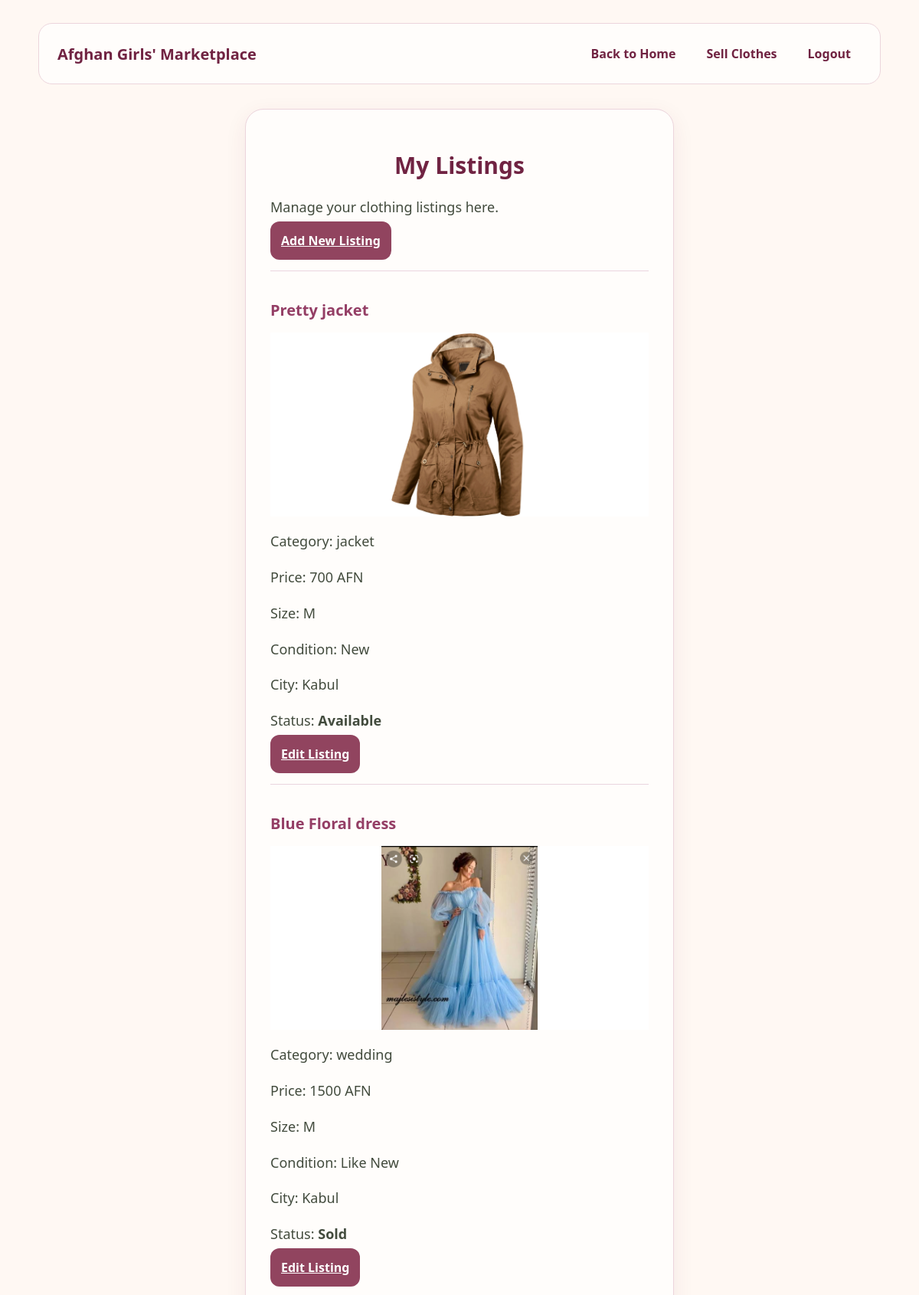
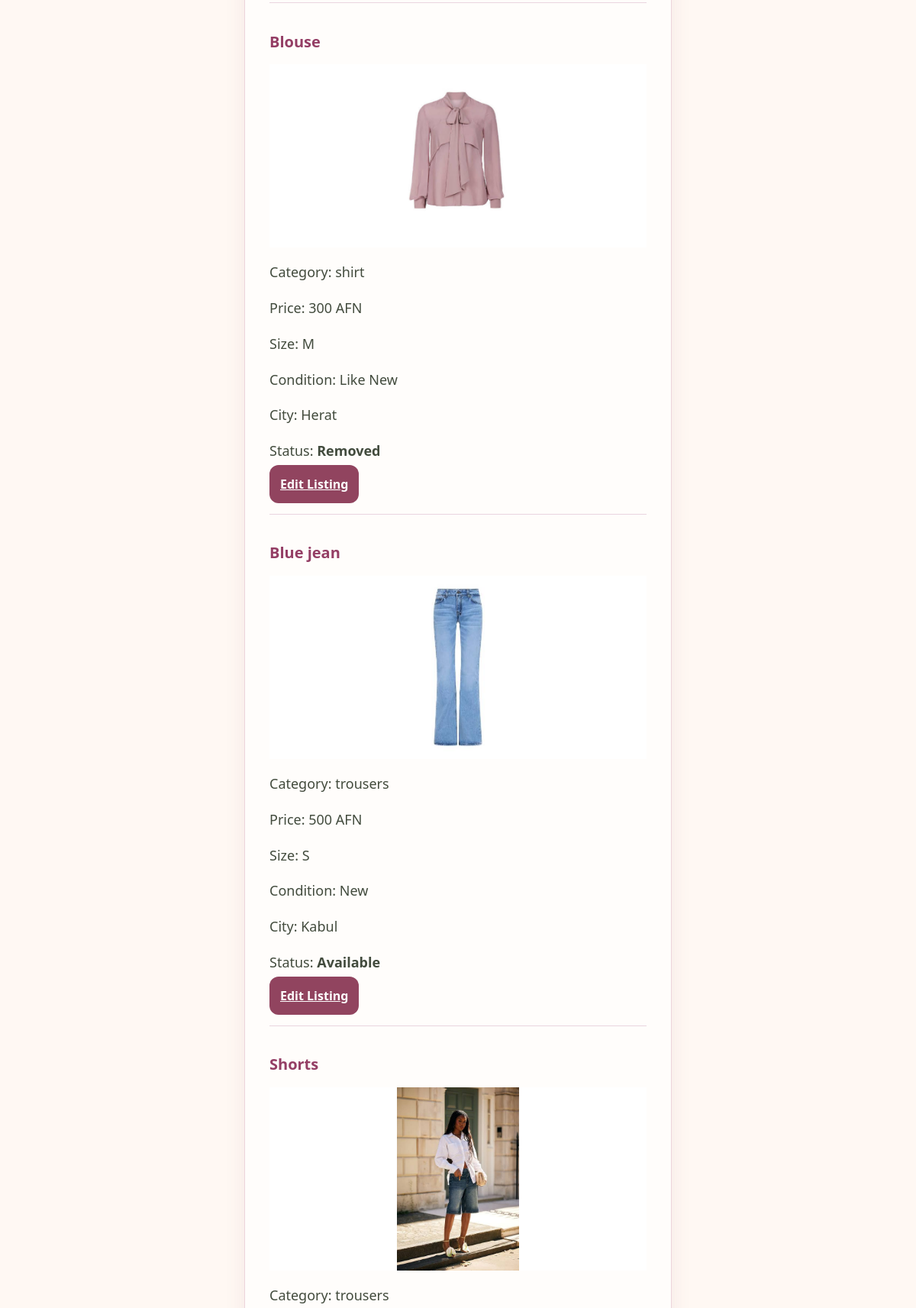
The app's page /dashboard (signed in, upper part) with its own data (2 pictures, top to bottom).
### tables this page shows
CREATE TABLE listings (
            id INTEGER PRIMARY KEY AUTOINCREMENT,
            user_id INTEGER NOT NULL,
            title TEXT NOT NULL,
            category TEXT NOT NULL,
            price INTEGER NOT NULL,
            size TEXT NOT NULL,
            condition TEXT NOT NULL,
            city TEXT NOT NULL,
            description TEXT NOT NULL,
            photo TEXT, status TEXT NOT NULL DEFAULT 'available',
            FOREIGN KEY (user_id) REFERENCES users(id)
        );

### backend/app.py (the view)
@app.route("/dashboard")
def dashboard():
    if "user_id" not in session:
        return redirect("/login")
    connection = sqlite3.connect(
        os.path.join(os.path.dirname(__file__), "database.db")
    )
    connection.row_factory = sqlite3.Row
    listings = connection.execute("""
        SELECT * FROM listings
        WHERE user_id = ?
        ORDER BY id DESC
    """, (session["user_id"],)).fetchall()
    connection.close()
    return render_template(
        "dashboard.html",
        listings=listings
    )

### frontend/templates/dashboard.html (shortened to what this page needs)
<!DOCTYPE html>
<html lang="en">
<head>
    <link rel="stylesheet" href="../static/css/style.css">
</head>
<body>
    <nav class="navbar" aria-label="Main navigation">
    <a class="brand" href="/">Afghan Girls' Marketplace</a>
    <div class="nav-links">
        <a href="/">Back to Home</a>
        <a href="/sell">Sell Clothes</a>
        <a href="/logout">Logout</a>
    </div>
    </nav>
    <main class="account-page">
        <h1>My Listings</h1>
        <p>Manage your clothing listings here.</p>
        <a href="/sell" class="account-button">Add New Listing</a>
        {% if listings %}
            {% for listing in listings %}
                <section class="listing-status">
                    <h2>{{ listing["title"] }}</h2>
                    {% if listing["photo"] %}
                    <div class="product-image">
                        <img
                            src="/uploads/{{ listing['photo'] }}"
                            alt="{{ listing['title'] }}"
                        >
                    </div>
                    {% endif %}
                    <p>Category: {{ listing["category"] }}</p>
                    <p>Price: {{ listing["price"] }} AFN</p>
                    <p>Size: {{ listing["size"] }}</p>
                    <p>Condition: {{ listing["condition"] }}</p>
                    <p>City: {{ listing["city"] }}</p>
                    <p>
                        Status:
                        <strong>
                            {{ listing["status"]|capitalize }}
                        </strong>
                    </p>
                    <a href="/edit_listing?id={{ listing['id'] }}" class="account-button">
                        Edit Listing
                    </a>
                </section>
            {% endfor %}
        {% else %}
            <p>You have not posted any listings yet.</p>
        {% endif %}
    </main>
</body>
</html>

### frontend/static/css/style.css (style rules this page uses)
body { font-family: Arial, sans-serif; background-color: #f5f5f5; color: #333333; padding: 30px; }
h1 { color: #256858; }
p { font-size: 18px; line-height: 1.6; }
main { margin-top: 30px; }
* { box-sizing: border-box; }
body { margin: 0; }
header, main { max-width: 1100px; margin-left: auto; margin-right: auto; }
.product-image { background-color: #e9efec; min-height: 180px; display: flex; align-items: center; justify-content: center; font-size: 70px; }
.navbar { max-width: 1100px; margin: 0 auto 24px; display: flex; align-items: center; justify-content: space-between; flex-wrap: nowrap; gap: 16px; }
.brand { color: #256858; font-size: 20px; font-weight: bold; text-decoration: none; flex-shrink: 0; }
.nav-links { display: flex; flex-wrap: nowrap; gap: 12px; white-space: nowrap; }
.nav-links a { color: #333333; text-decoration: none; padding: 8px 0; }
html { scroll-behavior: smooth; }
.account-page { max-width: 480px; margin: 32px auto; padding: 28px; background-color: white; border-radius: 12px; border: 1px solid #dddddd; }
.account-page h1 { font-size: 28px; }
.account-button { width: 100%; margin-top: 24px; padding: 14px; border: 0; border-radius: 8px; background-color: #256858; color: white; font: inherit; font-weight: bold; cursor: pointer; }
:root { --cream: #fff8f3; --pink: #f8e2e6; --rose: #91445f; --plum: #702342; --sage: #e5eadf; --text: #424b3d; }
body { background: var(--cream); color: var(--text); font-family: "Segoe UI", Arial, sans-serif; }
h1, header h1, .brand, .site-footer h2 { color: var(--plum); }
.nav-links a { color: var(--plum); }
.shop-button, .account-button { background: var(--rose); color: white; border-radius: 12px; }
.product-card, .account-page { background: white; border: 1px solid #edcdd5; border-radius: 20px; box-shadow: 0 8px 24px rgba(112, 35, 66, 0.07); }
.product-image { background: var(--pink); }
.product-image { height: 240px; background: white; overflow: hidden; }
.product-image img { width: 100%; height: 100%; object-fit: contain; }
.navbar { display: flex; align-items: center; justify-content: space-between; flex-wrap: wrap; gap: 16px; max-width: 1100px; margin: 0 auto 24px; padding: 18px 24px; background: #fffdfb; border: 1px solid #ecd5dc; border-radius: 18px; }
.nav-links { display: flex; align-items: center; flex-wrap: wrap; gap: 12px; }
.nav-links a { padding: 10px 14px; color: #702342; text-decoration: none; font-weight: 600; border-radius: 10px; transition: background-color 0.2s; }
.account-page { box-sizing: border-box; width: 100%; max-width: 560px; margin: 32px auto; padding: 32px; background: #fffdfb; border: 1px solid #ecd5dc; border-radius: 24px; box-shadow: 0 8px 28px rgba(112, 35, 66, 0.08); }
.account-page h1 { color: #702342; text-align: center; font-size: 30px; }
.account-page .account-button { width: 100%; padding: 14px; background: #91445f; color: white; border: none; border-radius: 12px; font: inherit; font-weight: 600; cursor: pointer; }
.account-page a { color: #702342; }
.listing-status { margin-top: 28px; padding-top: 20px; border-top: 1px solid #ead5df; }
.listing-status h2 { color: #943e65; font-size: 1.25rem; }

### records on screen
listings: title "Pretty jacket", photo (picture), category "jacket", price "700", size "M", condition "New", city "Kabul", status "Available"
listings: title "Blue Floral dress", photo (picture), category "wedding", price "1500", size "M", condition "Like New", city "Kabul", status "Sold"
listings: title "Blouse", photo (picture), category "shirt", price "300", size "M", condition "Like New", city "Herat", status "Removed"
listings: title "Blue jean", photo (picture), category "trousers", price "500", size "S", condition "New", city "Kabul", status "Available"
listings: title "Shorts", photo (picture), category "trousers"
